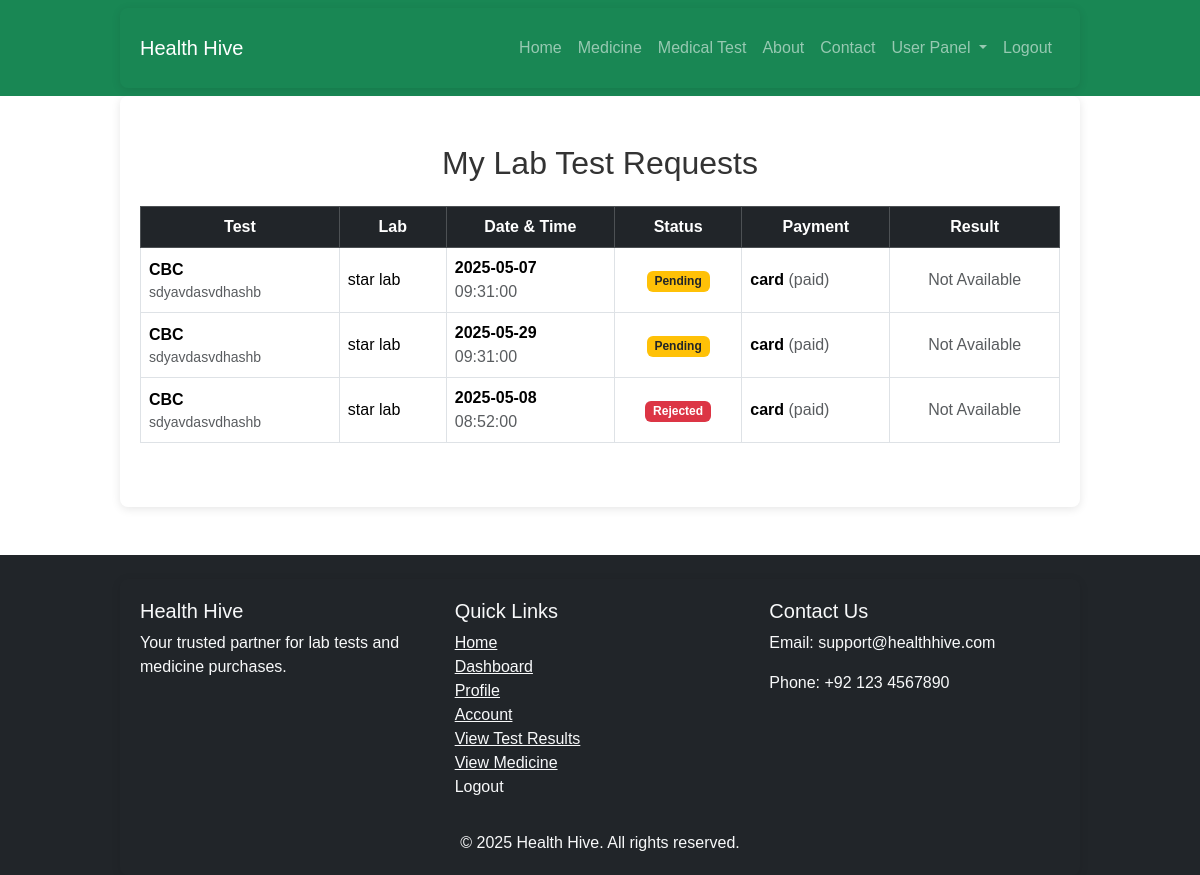
Page /user/view_lab_tests.php (signed in) on the committed database.
### tables this page shows
CREATE TABLE `lab_test_requests` (
  `id` int(11) NOT NULL,
  `user_id` int(11) NOT NULL,
  `lab_test_id` int(11) NOT NULL,
  `lab_id` int(11) NOT NULL,
  `appointment_date` date DEFAULT NULL,
  `appointment_time` time DEFAULT NULL,
  `status` enum('pending','approved','rejected','completed') DEFAULT 'pending',
  `payment_status` enum('unpaid','paid') DEFAULT 'unpaid',
  `payment_method` enum('cash','card') DEFAULT NULL,
  `created_at` timestamp NOT NULL DEFAULT current_timestamp()
);

CREATE TABLE `lab_tests` (
  `id` int(11) NOT NULL,
  `lab_id` int(11) NOT NULL,
  `test_name` varchar(100) NOT NULL,
  `image` varchar(255) NOT NULL,
  `description` text DEFAULT NULL,
  `price` decimal(10,2) NOT NULL,
  `created_at` timestamp NOT NULL DEFAULT current_timestamp()
);

CREATE TABLE `users` (
  `id` int(11) NOT NULL,
  `name` varchar(100) NOT NULL,
  `email` varchar(100) NOT NULL,
  `password` varchar(255) NOT NULL,
  `store_name` varchar(255) DEFAULT NULL,
  `logo_path` varchar(255) DEFAULT NULL,
  `phone` varchar(15) DEFAULT NULL,
  `address` text DEFAULT NULL,
  `license_number` varchar(50) DEFAULT NULL,
  `license_expiry_date` date DEFAULT NULL,
  `role` enum('user','lab','pharmacy','admin') NOT NULL,
  `status` varchar(50) DEFAULT NULL,
  `created_at` timestamp NOT NULL DEFAULT current_timestamp()
);

### user/view_lab_tests.php (the view, shortened to what this page needs)
<?php
require_once __DIR__ . '/../header.php';
$user_id = $_SESSION['user_id'];
$sql = "SELECT r.*, lt.test_name, lt.description, lt.image, u.store_name AS lab_name,
        (SELECT report_file_path FROM lab_test_reports WHERE test_request_id = r.id LIMIT 1) AS result_file
        FROM lab_test_requests r
        JOIN lab_tests lt ON r.lab_test_id = lt.id
        JOIN users u ON r.lab_id = u.id
        WHERE r.user_id = ?
        ORDER BY r.created_at DESC";
$stmt = $conn->prepare($sql);
$stmt->bind_param("i", $user_id);
$stmt->execute();
$result = $stmt->get_result();
?>
<div class="container py-5">
    <h2 class="mb-4 text-center">My Lab Test Requests</h2>
    <div class="table-responsive">
        <table class="table table-hover table-bordered align-middle">
            <thead class="table-dark text-center">
                <tr>
                    <th>Test</th>
                    <th>Lab</th>
                    <th>Date & Time</th>
                    <th>Status</th>
                    <th>Payment</th>
                    <th>Result</th>
                </tr>
            </thead>
            <tbody>
            <?php while ($row = $result->fetch_assoc()) { ?>
                <tr>
                    <td>
                        <div class="fw-bold"><?= htmlspecialchars($row['test_name']) ?></div>
                        <div class="text-muted small"><?= htmlspecialchars($row['description']) ?></div>
                    </td>
                    <td><?= htmlspecialchars($row['lab_name']) ?></td>
                    <td>
                        <?= $row['appointment_date']
                            ? "<span class='fw-semibold'>" . $row['appointment_date'] . "</span><br><span class='text-muted'>" . $row['appointment_time'] . "</span>"
                            : "<span class='text-muted'>Not Scheduled</span>" ?>
                    </td>
                    <td class="text-center">
                        <span class="badge
                            <?= $row['status'] === 'pending' ? 'bg-warning text-dark' :
                                ($row['status'] === 'approved' ? 'bg-info text-dark' :
                                ($row['status'] === 'completed' ? 'bg-success' :
                                ($row['status'] === 'rejected' ? 'bg-danger' : 'bg-secondary'))) ?>">
                            <?= ucfirst($row['status']) ?>
                        </span>
                    </td>
                    <td>
                        <?= $row['payment_method']
                            ? "<strong>" . htmlspecialchars($row['payment_method']) . "</strong> <span class='text-muted'>(" . $row['payment_status'] . ")</span>"
                            : "<span class='text-muted'>N/A</span>" ?>
                    </td>
                    <td class="text-center">
                        <?php if ($row['status'] === 'completed' && !empty($row['result_file'])): ?>
                            <a href="../<?= $row['result_file'] ?>" class="btn btn-success btn-sm" download>
                                <i class="bi bi-download"></i> Download
                            </a>
                        <?php else: ?>
                            <span class="text-muted">Not Available</span>
                        <?php endif; ?>
                    </td>
                </tr>
            <?php } ?>
            </tbody>
        </table>
    </div>
</div>
<?php
require_once __DIR__ . '/../footer.php';
?>

### assets/css/style.css (style rules this page uses)
* { margin: 0; padding: 0; box-sizing: border-box; }
body { font-family: Arial, sans-serif; color: #333; }
.container { width: 80%; margin: 0 auto; padding: 20px; box-shadow: 0 2px 10px rgba(0, 0, 0, 0.1); border-radius: 8px; }

### rows in the picture
lab_test_requests: lab_test.test_name "CBC", lab_test.description "sdyavdasvdhashb", lab.store_name "star lab", appointment_date "2025-05-07", appointment_time "09:31:00", status "Pending", payment_method "card", payment_status "paid", shows "Not Available"
lab_test_requests: lab_test.test_name "CBC", lab_test.description "sdyavdasvdhashb", lab.store_name "star lab", appointment_date "2025-05-29", appointment_time "09:31:00", status "Pending", payment_method "card", payment_status "paid", shows "Not Available"
lab_test_requests: lab_test.test_name "CBC", lab_test.description "sdyavdasvdhashb", lab.store_name "star lab", appointment_date "2025-05-08", appointment_time "08:52:00", status "Rejected", payment_method "card", payment_status "paid", shows "Not Available"
